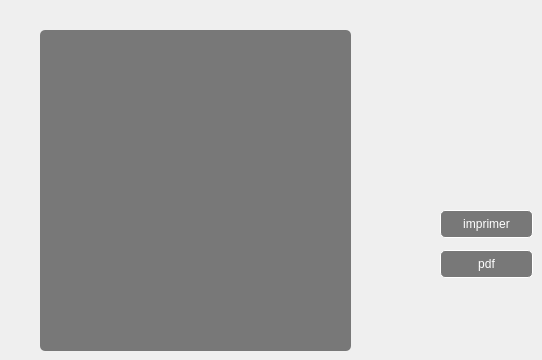
      <widget class="QWidget" name="widget_2">
       <attribute name="title">
        <string>afficher</string>
       </attribute>
       <widget class="QTableView" name="tableView_9">
        <property name="geometry">
         <rect>
          <x>40</x>
          <y>30</y>
          <width>311</width>
          <height>321</height>
         </rect>
        </property>
        <property name="styleSheet">
         <string notr="true">QTableView {

gridline-color: white;

color:white;

background-color:rgba(0,0,0,50%);

border:0px;

border-radius: 5px;

}</string>
        </property>
       </widget>
       <widget class="QPushButton" name="pushButton_13">
        <property name="geometry">
         <rect>
          <x>440</x>
          <y>250</y>
          <width>93</width>
          <height>28</height>
         </rect>
        </property>
        <property name="styleSheet">
         <string notr="true">QPushButton{

background-color:rgba(0,0,0,50%);

color:white;

border:1 solid white;

border-radius: 5px;

}</string>
        </property>
        <property name="text">
         <string>pdf</string>
        </property>
       </widget>
       <widget class="QPushButton" name="pushButton_14">
        <property name="geometry">
         <rect>
          <x>440</x>
          <y>210</y>
          <width>93</width>
          <height>28</height>
         </rect>
        </property>
        <property name="styleSheet">
         <string notr="true">QPushButton{

background-color:rgba(0,0,0,50%);

color:white;

border:1 solid white;

border-radius: 5px;

}</string>
        </property>
        <property name="text">
         <string>imprimer</string>
        </property>
       </widget>
      </widget>
